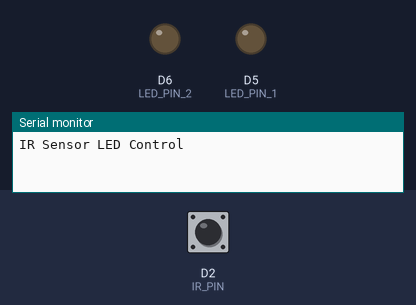
Bench run of a sketch on a simulated ESP8266 (NodeMCU). Parts: output pins drawn as LEDs (lit = HIGH), the last lines printed to the serial monitor. Dashed ring = blinking. Inputs (shaded band) come from the test bench; at power-on: D2 (IR_PIN) HIGH.

Above: at 1.2 s.
1.3 s: D2 (IR_PIN) pulsed LOW 5 times (0.12 s each, 0.3 s apart)
At 1.65 s:
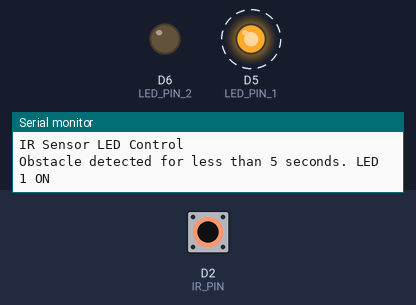
At 3.4 s:
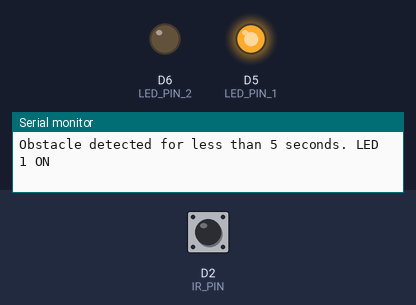
Timing chart, 0 to 4.9 s (numbered marks = the images above; inputs shaded):
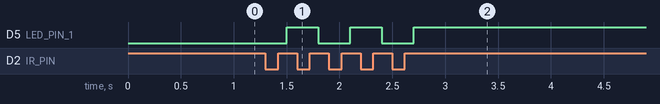

The sketch:

IRsensorNode.ino
```cpp
 #define IR_PIN D2 // IR sensor output pin
#define LED_PIN_1 D5 // LED 1 pin
#define LED_PIN_2 D6 // LED 2 pin

bool led1State = false; // Variable to store the state of LED 1
bool led2State = false; // Variable to store the state of LED 2
bool obstacleDetected = false; // Variable to store if an obstacle is currently detected
unsigned long detectionStartTime = 0; // Variable to store the time when the obstacle was first detected
unsigned long led2StartTime = 0; // Variable to store the time when LED2 was turned on
int detectionCount1 = 0; // Counter for the number of detections for LED 1
int detectionCount2 = 0; // Counter for the number of detections for LED 2

void setup() {
  pinMode(IR_PIN, INPUT);
  pinMode(LED_PIN_1, OUTPUT);
  pinMode(LED_PIN_2, OUTPUT);
  Serial.begin(115200); // Initialize serial communication for debugging
  Serial.println("IR Sensor LED Control");
}

void loop() {
  int irValue = digitalRead(IR_PIN); // Read the value from the IR sensor

  if (irValue == LOW) { // Obstacle detected
    if (!obstacleDetected) {
      // First time obstacle detected
      obstacleDetected = true;
      detectionStartTime = millis(); // Record the detection start time
    } else {
      // Calculate detection duration
      unsigned long detectionDuration = millis() - detectionStartTime;

      if (detectionDuration > 5000) {
        // Obstacle detected for more than 5 seconds
        if (!led2State) {
          // Turn on LED2 if it was off
          led2State = true;
          digitalWrite(LED_PIN_2, HIGH);
          led2StartTime = millis(); // Record the LED2 start time
          Serial.println("Obstacle detected for more than 5 seconds. LED 2 ON");
        }
      }
    }
  } else {
    if (obstacleDetected) {
      // Obstacle no longer detected
      obstacleDetected = false;
      unsigned long detectionDuration = millis() - detectionStartTime;

      if (detectionDuration < 5000) {
        // Obstacle detected for less than 5 seconds
        // Toggle LED1
        led1State = !led1State;
        digitalWrite(LED_PIN_1, led1State ? HIGH : LOW);
        Serial.println(led1State ? "Obstacle detected for less than 5 seconds. LED 1 ON" : "Obstacle detected for less than 5 seconds. LED 1 OFF");
      } else if (detectionDuration > 5000 && led2State) {
        // Obstacle detected for more than 5 seconds and LED2 is on
        // Turn off LED2 after the second obstacle detection
        detectionCount2++;
        if (detectionCount2 == 2) {
          led2State = false;
          digitalWrite(LED_PIN_2, LOW);
          Serial.println("Second obstacle detected for more than 5 seconds. LED 2 OFF");
          detectionCount2 = 0; // Reset the detection count
        }
      }
    }
  }

  delay(100); // Small delay to debounce
}
```

Measured:
- after the input at 1.3 s, D5 (LED_PIN_1): alternates HIGH for 0.30 s and LOW for 0.30 s, 5 changes in all, then stays HIGH, starting after 0.20 s
